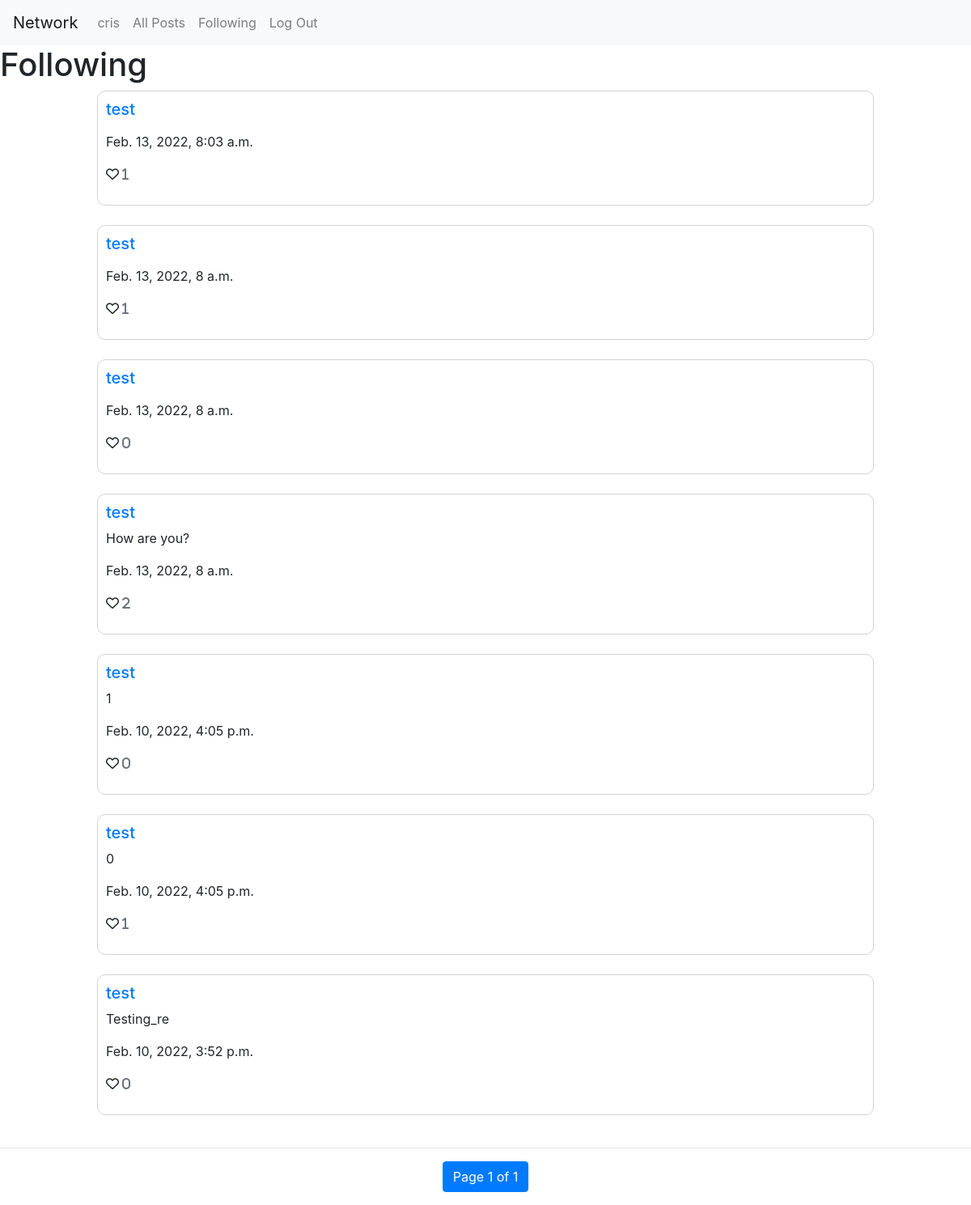
The page /following (signed in) on the database its author committed.
### network/models.py (models this page shows, shortened)
class User(AbstractUser):
    pass

class Post(models.Model):
    user = models.ForeignKey(User, on_delete=models.CASCADE)
    text = models.CharField(max_length=480, null=True, blank=True)
    timestamp = models.DateTimeField(default=datetime.datetime.now)

### network/views.py (the view)
# urls.py: path("following", views.following, name="following"),
def following(request):
    if request.user.is_authenticated:
        followers = Profile.objects.filter(follower=request.user)
        posts = Post.objects.filter(user_id__in=followers.values('following_id')).order_by(
            '-timestamp')
    else:
        return HttpResponseRedirect(reverse("login"))
    paginator = Paginator(posts, 10)    # Show 10 posts per page.
    page_number = request.GET.get('page')
    if page_number != None:
        try:
            page_obj = paginator.get_page(page_number)
        except:
            page_obj = paginator.get_page(1)
    else:
        page_obj = paginator.get_page(1)
    return render(request, "network/following.html", {
        'posts': page_obj,
        'form': NewPost()
    })

### network/templates/network/following.html (shortened to what this page needs)
{% extends "network/layout.html" %}
{% block body %}
<h1>Following</h1>
<div id="posts-main">
    {% for post in posts %}
    <div id='posts'>
    <h5><a href="{% url 'profile' post.user.username %}">{{post.user.username}} </a></h5>
    <p class="card-text" id="post_text_{{post.id}}"> {{ post.text }}</p>
    <p>{{post.timestamp}}</p>
    <p class="card-text">
                <div data-id="{{post.id}}" class="card-link
                 {% if post.totalLike > 0 %}
                    fas
                 {%else%}
                    far
                 {% endif %}
                  fa-heart">
                <trigger class="text-muted">{{post.like_set.count}}</trigger>
            </div>
            </p>
        </div>
    </div>
    <br>
    {% empty %}
        <h2>There is No posts</h2>
    {% endfor %}
{% endblock %}

### network/templates/network/layout.html (shortened to what this page needs)
{% load static %}
<!DOCTYPE html>
<html lang="en">
    <head>
        <link rel="stylesheet" href="https://stackpath.bootstrapcdn.com/bootstrap/4.4.1/css/bootstrap.min.css">
        <link href="{% static 'network/styles.css' %}" rel="stylesheet">
        <link href="https://use.fontawesome.com/releases/v6.0.0/css/all.css" rel="stylesheet">
  </head>
    </head>
    <body>
        <nav class="navbar navbar-expand-lg navbar-light bg-light">
            <a class="navbar-brand" href="{% url 'index' %}">Network</a>
            <div>
              <ul class="navbar-nav mr-auto">
                {% if user.is_authenticated %}
                    <li class="nav-item">
                        <a class="nav-link" href="{% url 'profile' user.username %}">{{ user.username }}</strong></a>
                    </li>
                {% endif %}
                <li class="nav-item">
                  <a class="nav-link" href="{% url 'index' %}">All Posts</a>
                </li>
                {% if user.is_authenticated %}
                    <li class="nav-item">
                        <a class="nav-link" href="{% url 'following' %}">Following</a>
                    </li>
                    <li class="nav-item">
                        <a class="nav-link" href="{% url 'logout' %}">Log Out</a>
                    </li>
                {% endif %}
              </ul>
            </div>
          </nav>
          <div class="body">
            {% block body %}
            {% endblock %}
            <hr>
            <ul class="pagination justify-content-center">
                {% for num in posts.paginator.page_range %}
                    {% if posts.number == num %}
                    <li class="page-item active">
                        <a class="page-link">Page {{ posts.number }} of {{ posts.paginator.num_pages }}</a>
                    </li>
                    {% elif num > posts.number|add:'-2' and num < posts.number|add:'2' %}
                    <li class="page-item">
                        <a class="page-link" href="?page={{ num }}">{{ num }}</a>
                    </li>
                    {% endif %}
                 {% endfor %}
            </ul>
    </body>
</html>

### network/static/network/styles.css (style rules this page uses)
div#posts { padding: 80; margin: 0px 120px 0px 120px; display: block; border: 1px #d3d3d3 solid; padding: 10px; border-radius: 10px; }

### rows shown on the page
User: username "cris"
Post: user.username "test", timestamp "Feb. 13, 2022, 8:03 a.m.", like_set.count "1"
Post: user.username "test", timestamp "Feb. 13, 2022, 8 a.m.", like_set.count "1"
Post: user.username "test", timestamp "Feb. 13, 2022, 8 a.m.", like_set.count "0"
Post: user.username "test", text "How are you?", timestamp "Feb. 13, 2022, 8 a.m.", like_set.count "2"
Post: user.username "test", text "1", timestamp "Feb. 10, 2022, 4:05 p.m.", like_set.count "0"
Post: user.username "test", text "0", timestamp "Feb. 10, 2022, 4:05 p.m.", like_set.count "1"
Post: user.username "test", text "Testing_re", timestamp "Feb. 10, 2022, 3:52 p.m.", like_set.count "0"

### other values the page prints
{{ posts.number }} "1"
{{ posts.paginator.num_pages }} "1"
